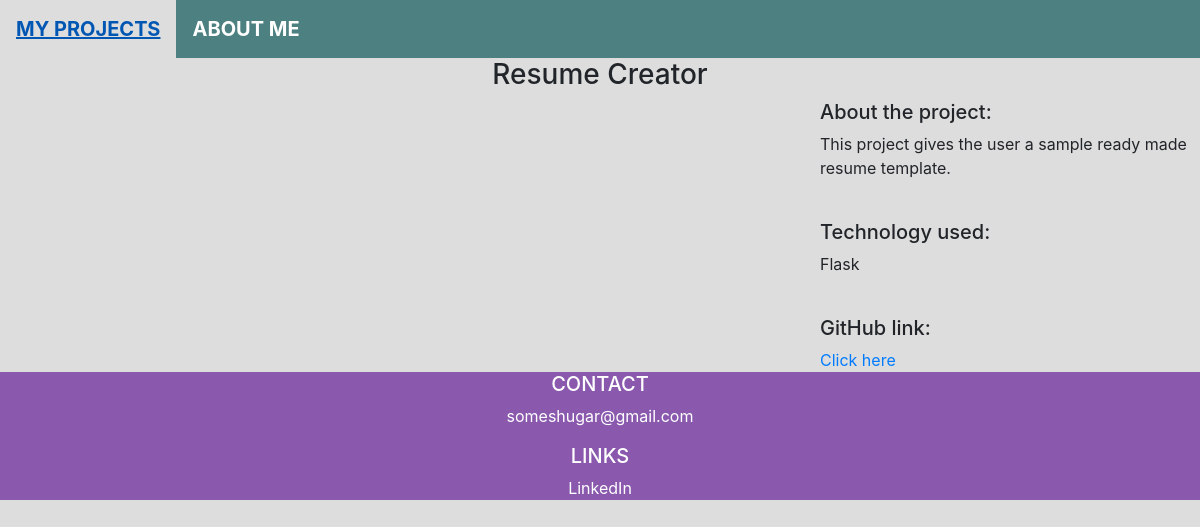
The app's page /1/, older data.
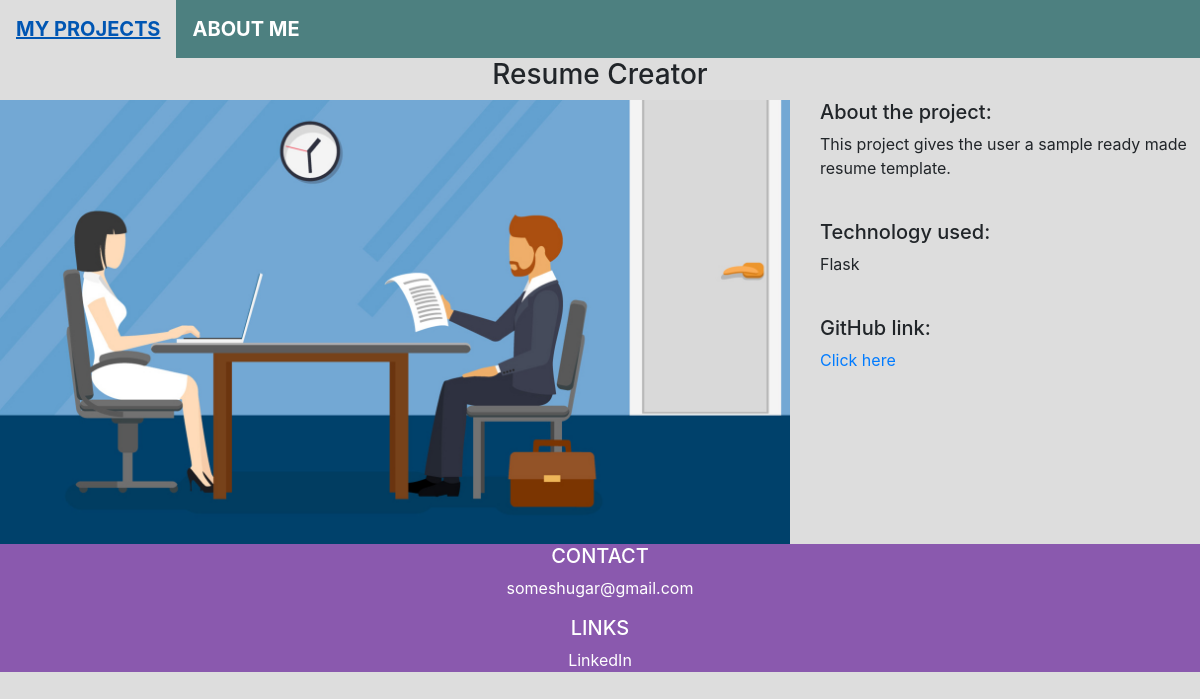
The same page, newer data.
### projects/models.py (models this page shows)
class Project(models.Model):
    title = models.CharField(max_length=100)
    description = models.TextField()
    technology = models.CharField(max_length=20)
    image = models.FilePathField(path="/img")
    github = models.URLField()

### projects/views.py (the view)
# urls.py: path("<int:pk>/", views.project_detail, name="project_detail"),
def project_detail(request, pk):
    project = Project.objects.get(pk=pk)
    context = {
        'project': project
    }
    return render(request, 'project_detail.html', context)

### projects/templates/project_detail.html
{% extends "base.html" %}
{% load static %}
{% block content %}
<h3>{{ project.title }}</h3>
<div class="row">
    <div class="col-md-8">
        <img src="{% static project.image %}" alt="" width="100%">
    </div>
    <div class="col-md-4">
        <h5>About the project:</h5>
        <p>{{ project.description }}</p>
        <br>
        <h5>Technology used:</h5>
        <p>{{ project.technology }}</p>
        <br>
        <h5>GitHub link:</h5>
        <a href = "{{ project.github }}">Click here</a>
    </div>
</div>
{% endblock %}

### personal_portfolio/templates/base.html (shortened to what this page needs)
<!DOCTYPE html>
<html lang="en" dir="ltr">
<head>
    <link rel="stylesheet" href="https://stackpath.bootstrapcdn.com/bootstrap/4.1.3/css/bootstrap.min.css">
</head>
{% block navbar %}
<head>
</head>
<body>
<div calss="navbar">
<ul>
    <li><a href="/">MY PROJECTS</a></li>
    <li><a href="/about">ABOUT ME</a></li>
</ul>
</div>
{% endblock navbar %}
{% block content %}
{% endblock content %}
{% block footer %}
<footer class="footer">
  <div>
        <h5 class="text-uppercase">Contact</h5>
        <p>someshugar@gmail.com</p>
        <h5 class="text-uppercase">Links</h5>
        <div>
            <a href="https://www.linkedin.com/in/somesh-ugar-791b28103/" style="color: white">LinkedIn</a>
        </div>
  </div>
</footer>
{% endblock footer %}
</body>

### personal_portfolio/templates/base.html (style rules this page uses)
h3 { text-align: center; }
.footer { position: absolute'; left: 0; bottom: 0; width: 100%; background-color: #8a59ae; color: white; text-align: center; }
body { background-color: #ddd }
ul { list-style-type: none; margin: 0; padding: 0; overflow: hidden; border: None; background-color: #4d8080; }
li { float: left; }
li a { display: block; color: White; text-align: center; padding: 14px 16px; text-decoration: none; font-size: 20px; font-weight: bold; }

Row changes from the older to the newer data that the page shows:
changed Project "Resume Creator": image: picture added
